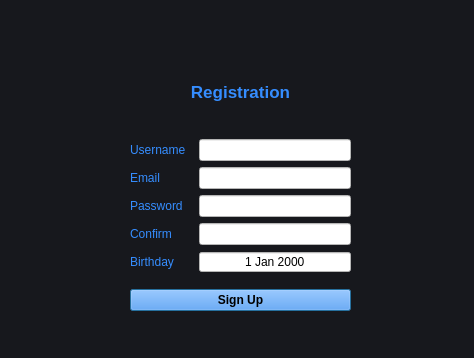
<?xml version="1.0" encoding="UTF-8"?>
<ui version="4.0">
 <class>sign_up</class>
 <widget class="QDialog" name="sign_up">
  <property name="geometry">
   <rect>
    <x>0</x>
    <y>0</y>
    <width>474</width>
    <height>358</height>
   </rect>
  </property>
  <property name="windowTitle">
   <string>Dialog</string>
  </property>
  <property name="styleSheet">
   <string notr="true">background-color: rgb(23, 24, 29);</string>
  </property>
  <widget class="QWidget" name="layoutWidget">
   <property name="geometry">
    <rect>
     <x>130</x>
     <y>60</y>
     <width>221</width>
     <height>251</height>
    </rect>
   </property>
   <layout class="QVBoxLayout" name="verticalLayout">
    <item>
     <widget class="QLabel" name="registrationLbl">
      <property name="font">
       <font>
        <pointsize>13</pointsize>
        <bold>true</bold>
       </font>
      </property>
      <property name="styleSheet">
       <string notr="true">Color: rgb(53, 141, 255);</string>
      </property>
      <property name="text">
       <string>Registration</string>
      </property>
      <property name="alignment">
       <set>Qt::AlignmentFlag::AlignCenter</set>
      </property>
     </widget>
    </item>
    <item>
     <spacer name="verticalSpacer">
      <property name="orientation">
       <enum>Qt::Orientation::Vertical</enum>
      </property>
      <property name="sizeType">
       <enum>QSizePolicy::Policy::Maximum</enum>
      </property>
      <property name="sizeHint" stdset="0">
       <size>
        <width>20</width>
        <height>10</height>
       </size>
      </property>
     </spacer>
    </item>
    <item>
     <layout class="QHBoxLayout" name="horizontalLayout">
      <item>
       <widget class="QLabel" name="usernameLbl">
        <property name="styleSheet">
         <string notr="true">Color: rgb(53, 141, 255);</string>
        </property>
        <property name="text">
         <string>Username</string>
        </property>
       </widget>
      </item>
      <item>
       <widget class="QLineEdit" name="usernameLine">
        <property name="sizePolicy">
         <sizepolicy hsizetype="Minimum" vsizetype="Fixed">
          <horstretch>0</horstretch>
          <verstretch>0</verstretch>
         </sizepolicy>
        </property>
        <property name="minimumSize">
         <size>
          <width>152</width>
          <height>0</height>
         </size>
        </property>
        <property name="styleSheet">
         <string notr="true">background-color: rgb(255, 255, 255);</string>
        </property>
       </widget>
      </item>
     </layout>
    </item>
    <item>
     <layout class="QHBoxLayout" name="horizontalLayout_2">
      <item>
       <widget class="QLabel" name="emailLbl">
        <property name="styleSheet">
         <string notr="true">Color: rgb(53, 141, 255);</string>
        </property>
        <property name="text">
         <string>Email</string>
        </property>
       </widget>
      </item>
      <item>
       <widget class="QLineEdit" name="emailLine">
        <property name="sizePolicy">
         <sizepolicy hsizetype="Minimum" vsizetype="Fixed">
          <horstretch>0</horstretch>
          <verstretch>0</verstretch>
         </sizepolicy>
        </property>
        <property name="minimumSize">
         <size>
          <width>152</width>
          <height>0</height>
         </size>
        </property>
        <property name="styleSheet">
         <string notr="true">background-color: rgb(255, 255, 255);</string>
        </property>
       </widget>
      </item>
     </layout>
    </item>
    <item>
     <layout class="QHBoxLayout" name="horizontalLayout_3">
      <item>
       <widget class="QLabel" name="passwordLbl">
        <property name="styleSheet">
         <string notr="true">Color: rgb(53, 141, 255);</string>
        </property>
        <property name="text">
         <string>Password</string>
        </property>
       </widget>
      </item>
      <item>
       <widget class="QLineEdit" name="passwordLine">
        <property name="sizePolicy">
         <sizepolicy hsizetype="Minimum" vsizetype="Fixed">
          <horstretch>0</horstretch>
          <verstretch>0</verstretch>
         </sizepolicy>
        </property>
        <property name="minimumSize">
         <size>
          <width>152</width>
          <height>0</height>
         </size>
        </property>
        <property name="styleSheet">
         <string notr="true">background-color: rgb(255, 255, 255);</string>
        </property>
       </widget>
      </item>
     </layout>
    </item>
    <item>
     <layout class="QHBoxLayout" name="horizontalLayout_4">
      <item>
       <widget class="QLabel" name="confirmLbl">
        <property name="styleSheet">
         <string notr="true">Color: rgb(53, 141, 255);</string>
        </property>
        <property name="text">
         <string>Confirm</string>
        </property>
       </widget>
      </item>
      <item>
       <widget class="QLineEdit" name="confirmLine">
        <property name="sizePolicy">
         <sizepolicy hsizetype="Minimum" vsizetype="Fixed">
          <horstretch>0</horstretch>
          <verstretch>0</verstretch>
         </sizepolicy>
        </property>
        <property name="minimumSize">
         <size>
          <width>152</width>
          <height>0</height>
         </size>
        </property>
        <property name="styleSheet">
         <string notr="true">background-color: rgb(255, 255, 255);</string>
        </property>
       </widget>
      </item>
     </layout>
    </item>
    <item>
     <layout class="QHBoxLayout" name="horizontalLayout_5">
      <item>
       <widget class="QLabel" name="birthdayLbl">
        <property name="styleSheet">
         <string notr="true">Color: rgb(53, 141, 255);</string>
        </property>
        <property name="text">
         <string>Birthday</string>
        </property>
       </widget>
      </item>
      <item>
       <widget class="QDateEdit" name="birthdayLine">
        <property name="minimumSize">
         <size>
          <width>152</width>
          <height>0</height>
         </size>
        </property>
        <property name="styleSheet">
         <string notr="true">background-color: rgb(255, 255, 255);
color: rgb(0, 0, 0);</string>
        </property>
        <property name="alignment">
         <set>Qt::AlignmentFlag::AlignCenter</set>
        </property>
        <property name="buttonSymbols">
         <enum>QAbstractSpinBox::ButtonSymbols::NoButtons</enum>
        </property>
       </widget>
      </item>
     </layout>
    </item>
    <item>
     <spacer name="verticalSpacer_2">
      <property name="orientation">
       <enum>Qt::Orientation::Vertical</enum>
      </property>
      <property name="sizeType">
       <enum>QSizePolicy::Policy::Maximum</enum>
      </property>
      <property name="sizeHint" stdset="0">
       <size>
        <width>20</width>
        <height>10</height>
       </size>
      </property>
     </spacer>
    </item>
    <item>
     <widget class="QPushButton" name="signUpBtn">
      <property name="font">
       <font>
        <bold>true</bold>
       </font>
      </property>
      <property name="styleSheet">
       <string notr="true">QPushButton{
background-color: rgb(53, 141, 255);
color: rgb(0, 0, 0);
}

QPushButton:hover{
background-color: rgb(73, 155, 255);
}

QPushButton:pressed{
background-color: rgb(85, 175, 255);
}</string>
      </property>
      <property name="text">
       <string>Sign Up</string>
      </property>
     </widget>
    </item>
   </layout>
  </widget>
 </widget>
 <resources/>
 <connections/>
</ui>
